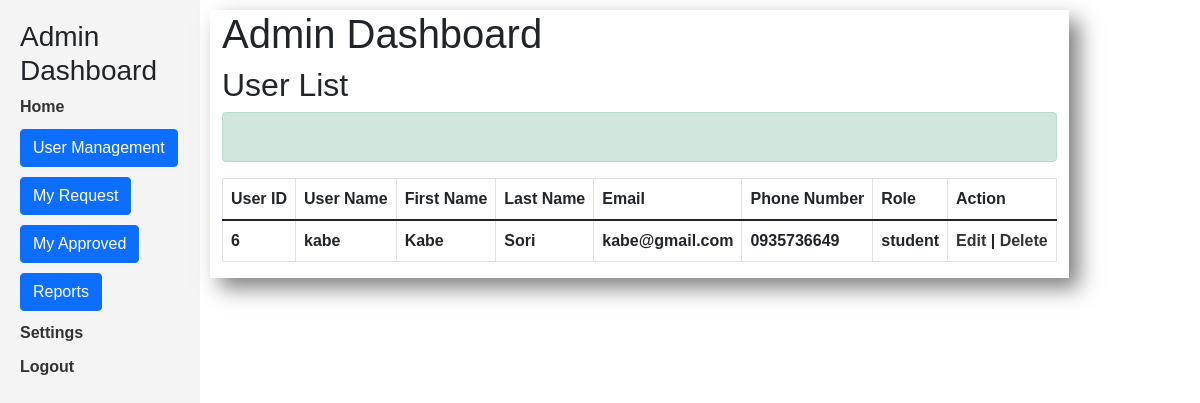
The page /pages/hod_dashboard/profile.php (signed in) on the database its author committed.
### tables this page shows
CREATE TABLE `users_tbl` (
  `UserID` int(11) NOT NULL,
  `UserName` varchar(100) DEFAULT NULL,
  `FirstName` varchar(100) DEFAULT NULL,
  `LastName` varchar(100) DEFAULT NULL,
  `PhoneNumber` varchar(20) DEFAULT NULL,
  `Email` varchar(255) DEFAULT NULL,
  `Passwords` varchar(255) DEFAULT NULL,
  `Roles` varchar(50) DEFAULT NULL
);

### pages/hod_dashboard/profile.php (the view, shortened to what this page needs)
<?php
require 'index.php';
$user_id = $_SESSION['user_id'];
?>
<div class="jumbotron">
    <div class="content"  style="align-content: space-between;
         justify-content: flex-end; ">
        <div class="container"
             style="align-content: center;
             justify-content: flex-end;
             box-shadow: 10px 10px 20px 0px rgba(0, 0, 0, 0.5);">
            <h1>Admin Dashboard</h1>
            <div id="user_list">
                <h2>User List</h2>
                <div class="alert alert-success forms" role="alert">
                </div>
                <table class="table table-bordered" border='1'>
                    <thead>
                        <tr>
                            <th>User ID</th>
                            <th>User Name</th>
                            <th>First Name</th>
                            <th>Last Name</th>
                            <th>Email</th>
                            <th>Phone Number</th>
                            <th>Role</th>
                            <th>Action</th>
                        </tr>
                    <thead>
                    <tbody>
                        <?php
                        include '../../includes/db_connection.php';
                        $sql = "SELECT * FROM users_tbl WHERE UserID = '$user_id'";
                        $result = $conn->query($sql);
                        while ($row = mysqli_fetch_assoc($result)) {
                            echo "<tr>";
                            echo "<td>" . $row["UserID"] . "</td>";
                            echo "<td>" . $row["UserName"] . "</td>";
                            echo "<td>" . $row["FirstName"] . "</td>";
                            echo "<td>" . $row["LastName"] . "</td>";
                            echo "<td>" . $row["Email"] . "</td>";
                            echo "<td>" . $row["PhoneNumber"] . "</td>";
                            echo "<td>" . $row["Roles"] . "</td>";
                            echo "<td><a href='edit_user.php?id=" . $row["UserID"] . "'>Edit</a> | <a href='delete_user.php?id=" . $row["UserID"] . "'>Delete</a></td>";
                            echo "</tr>";
                        }
                        ?>
                    </tbody>
                </table>
            </div>
        </div>
    </div>
</div>

### pages/css/style.css (style rules this page uses)
* { padding: 0; margin: 0; box-sizing: border-box; }
body { min-height: 10vh; background-size: cover; background-repeat: no-repeat; background-position: center; font-family: 'Gill Sans', 'Gill Sans MT', Calibri, 'Trebuchet MS', sans-serif; font-weight: bold; }
a { text-decoration: none; color: #333; }
.content { display: block; height: 100vh; padding: 10px; }

### rows shown on the page
users_tbl: UserID "6", UserName "kabe", FirstName "Kabe", LastName "Sori", Email "kabe@gmail.com", PhoneNumber "0935736649", Roles "student"
